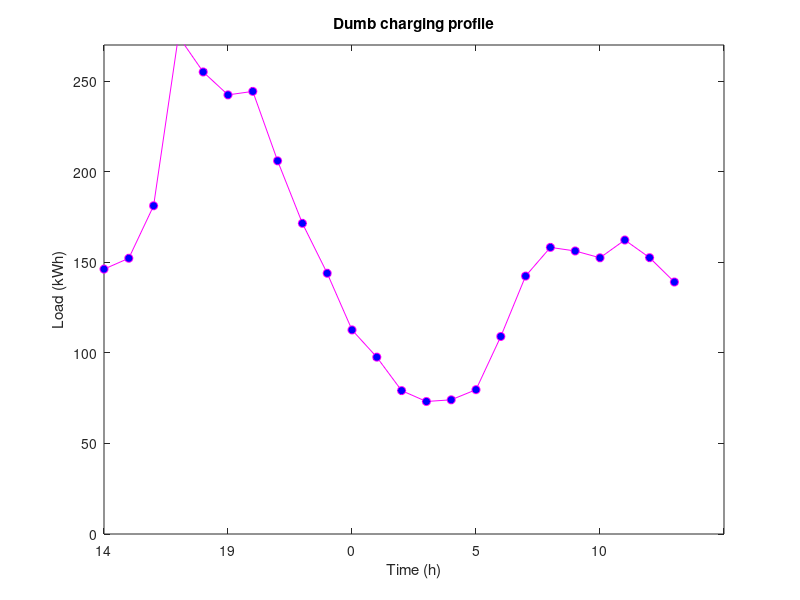

MATLAB code for this plot: (Note: this script raises an error after producing the figure.)
Smin = 0.1;
Smax = 1;
% capBat = 60; % in kWh (Tesla Model Y)
Emax = 10; % in kW
cap = 240; % Grid (Transformer) capacity

offPeak = 0.37067; % Prices per kWh
onPeak = 0.48695;

EVnumber = 10;
EVs = zeros(EVnumber,5);

for i = 1:EVnumber
    %TODO: Stochastic battery capacity? 
    EVs(i,1) = unifrnd(40,80); % Battery capacity of the car
    EVs(i,2) = unifrnd(Smin,Smax-0.1); % 1st column: initial SoC
    EVs(i,3) = unifrnd(max(EVs(i,2),0.6),Smax); % 2nd column: Sobj
    EVs(i,4) = EVs(i,1)*(EVs(i,3)-EVs(i,2)); % 3rd column: energy to get to Sobj
    EVs(i,5) = max(offPeak,normrnd(.44,0.1)); % price for which EV will defer charging
    EVs(i,6) = round(normrnd(17,3)); % arrival time (16th index equals 17h)
    EVs(i,7) = min(round(normrnd(8,2)),max(EVs(:,6))); % departure time
end

beginPlot = min(EVs(:,6));
t1 = [0 1 2 3 4 5 6 7 8 9 10 11 12 13 14 15 16 17 18 19 20 21 22 23];
baseload = [92.684 82.153 79.172 73.166 74.093 79.684 109.067 142.416 158.256 156.271 152.508 162.324 152.579 139.126 136.246 142.246 155.712 230.033 216.728 204.236 222.338 186.18 161.535 130.007];

%%
demandDumb = zeros(EVnumber,size(t1,2)); % For each EV, we generate a dumb charging load profile

for i=1:EVnumber
    energy = EVs(i,4);
    demandCurr = zeros(1,24);
    tarr = EVs(i,6);
    tdep = EVs(i,7);
    t = 1;
    while t ~= (tdep + 24 - tarr)
        if energy > Emax
            demandCurr(t) = Emax;
            energy = energy - Emax;
        else 
            demandCurr(t) = energy;
            break
        end
        t = t+1;
    end
    demandDumb(i,:) = circshift(demandCurr,tarr);
end

totalDumb = sum(demandDumb, 1);


dumbShifted = circshift(totalDumb+baseload,-beginPlot);
xLabels = [beginPlot mod(beginPlot+5,24) mod(beginPlot+10,24) mod(beginPlot+15,24) mod(beginPlot+20,24)];
figure(1)
plot(t1,dumbShifted,'-om','MarkerFaceColor','b')
xticklabels(xLabels)
title('Dumb charging profile')
xlabel('Time (h)')
ylabel('Load (kWh)')
ylim([0 cap+30]);
hold on 
ax = gca; 
ax.FontSize = 12;
yline(cap, '-r')
hold off

